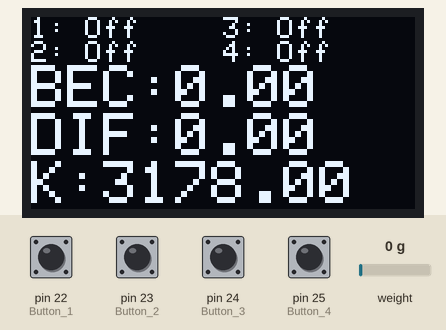
Bench run of a sketch on a simulated Arduino Mega 2560, built with avr-gcc and run on an emulated ATmega2560. Shown: 128×64 one-colour display. Inputs (shaded band) come from the test bench; at power-on: pin 22 (Button_1), pin 23 (Button_2), pin 24 (Button_3), pin 25 (Button_4) HIGH, weight on the scale 0 g.

Above: at 6.6 s.
6.7 s: pin 22 (Button_1) pulled LOW for 1.3 s
At 7.9 s:
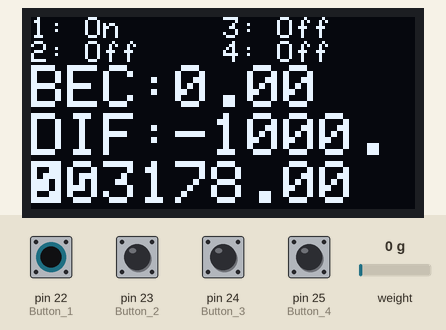
9.6 s: pin 25 (Button_4) pulled LOW for 1.3 s
At 12.0 s:
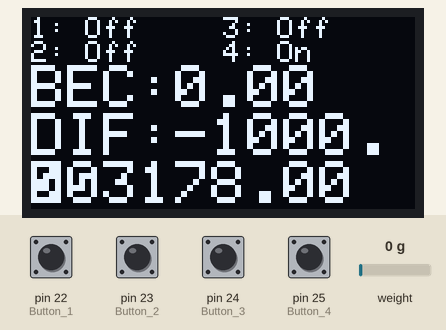
13.7 s: weight on the scale set to 100 g
At 14.7 s:
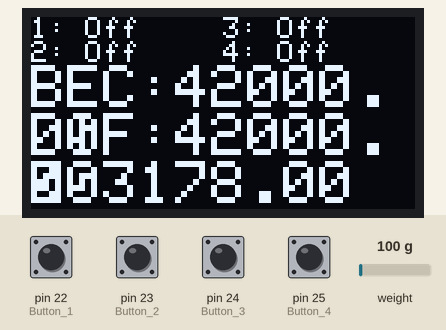
15.8 s: pin 23 (Button_2) pulled LOW for 1.3 s
At 18.4 s:
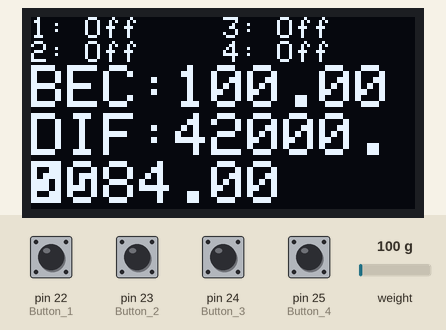
18.9 s: pin 24 (Button_3) pulled LOW for 1.3 s
At 20.9 s:
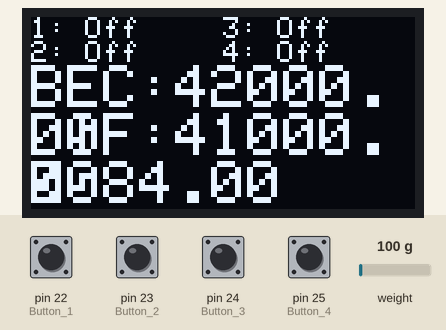
22.0 s: weight on the scale set to 1250 g
At 23.7 s:
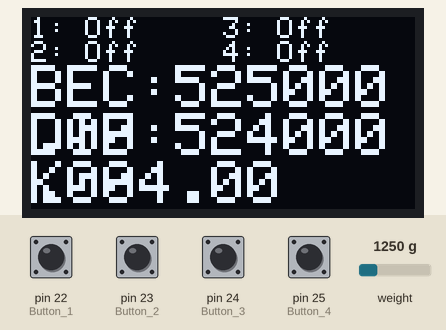
Timing chart, 0 to 25.1 s (numbered marks = the images above; inputs shaded):
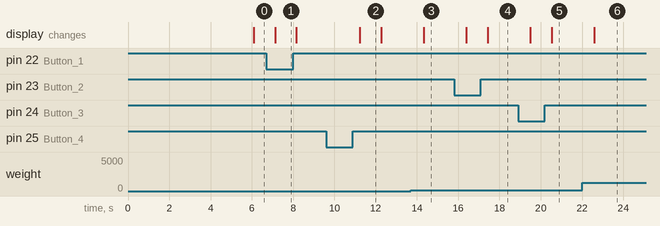

Measured:
- after the input at 6.7 s, the display: changes after 0.43 s (image 1)
- after the input at 9.6 s, the display: changes after 1.6 s (image 2)
- after the input at 13.7 s, the display: changes after 0.63 s (image 3)
- after the input at 15.8 s, the display: first changes after 0.60 s (image 4 shows a later state)
- after the input at 18.9 s, the display: first changes after 0.60 s (image 5 shows a later state)
- after the input at 22.0 s, the display: changes after 0.60 s (image 6)
- what the display in image 2 shows lasts 1.1 s, from 11.2 s to 12.3 s

The sketch:

sketch_hx77.ino
```cpp
#include <Wire.h>
#include "HX711.h"
#include <SPI.h>
#include <Adafruit_GFX.h>
#include <Adafruit_SSD1306.h>

#define SCREEN_WIDTH 128 // ширина дисплея в пикселях
#define SCREEN_HEIGHT 64 // высота дисплея в пикселях

// Создаем объект дисплея
#define OLED_RESET     4 // Reset pin # (or -1 if sharing Arduino reset pin)
Adafruit_SSD1306 display(SCREEN_WIDTH, SCREEN_HEIGHT, &Wire, OLED_RESET);

int Button_1 = 22;  //Кнопка увеличения коэффициента калибровки
int Button_2 = 23;  //Кнопка уменьшения коэффициента калибровки
int Button_3 = 24;  //Кнопка применения коэффициента калибровки
int Button_4 = 25;  //Кнопка назначения нулевого веса

// Подключение модуля ацп
const int LOADCELL_DOUT_PIN = A0;
const int LOADCELL_SCK_PIN = A1;

// Создаем Объект модуля АЦП
HX711 scale;

float calibration_factor =3178.0  ; // коэффициент калибровки
float cal_y1 = 500.0; // calibrated mass to be added
long cal_x1 = 0L;
long cal_x0 = 0L;

float units;  //Код АЦП
float gramm;  // Вес в граммах
float gramm_max=0;  // определение разброса
float gramm_min=1000;  // определение разброса


void setup() {
  // Запускаем дисплей
  if(!display.begin(SSD1306_SWITCHCAPVCC, 0x3C)) // по адрессу 0x3С
  {
    Serial.println(F("SSD1306 allocation failed")); //выводим сообщение если не получилось
    for(;;);
  }


  // Очищаем дисплей
  display.clearDisplay();
  display.setTextColor(WHITE);
  display.setTextSize(1);

  // Выводим информационый экран
  display.setTextSize(2);
  display.setTextColor(WHITE);
  display.setCursor(0,32);
  display.println("TMM-002");
  display.setTextSize(1);
  display.setCursor(0,48);
  display.println("WWW.INTEREL.RU");
  display.display();

  //Запускаем АЦП
  scale.begin(LOADCELL_DOUT_PIN, LOADCELL_SCK_PIN);
  scale.set_scale();

 //scale.set_scale(calibration_factor);       //Применяем калибровку
   pinMode(Button_1, INPUT);
   pinMode(Button_2, INPUT);
   pinMode(Button_3, INPUT);
   pinMode(Button_4, INPUT);

    delay(5000);
}

void loop() {


  Serial.print("Reading: ");

  //for(int i = 0;i < 10; i ++) units =+ scale.get_units(), 10;   // усредняем показания считав 10 раз
  //units / 10;                                                   // делим на 10

units = scale.get_units(10);

  gramm = units;                                    // переводим унции в граммы
  Serial.print(gramm);                                          // отправляем в монитор порта
  Serial.print(" grams");
  Serial.println();
  display.clearDisplay();

  display.setTextSize(1);
  display.setCursor(0,0);

if (gramm_min>gramm)gramm_min=gramm;
if (gramm_max<gramm)gramm_max=gramm;

 //Увеличиваем коэффициент калибровки
if(digitalRead(Button_1) == LOW) {
 display.print("1: On");
 gramm_max=0;
 gramm_min=1000;
 } else {
 display.print("1: Off");
 }

  display.setCursor(0,8);

 //Уменьшаем коэффициент калибровки
if(digitalRead(Button_2) == LOW) {
 display.print("2: On");
calibration_factor=gramm/500.0f;
 scale.set_scale(calibration_factor);       //Применяем калибровку

 } else {
 display.print("2: Off");
 }

  display.setCursor(64,0);

 //Применяем калибровочный коэффициент
if(digitalRead(Button_3) == LOW) {
 display.print("3: On");
 scale.set_scale(); // Сбрасываем калибровку
 gramm_max=0;
 gramm_min=1000; } else {
 display.print("3: Off");
 }
  display.setCursor(64,8);

 //Принимаем текущий вес за 0
if(digitalRead(Button_4) == LOW) {
 display.print("4: On");
   scale.tare();                              //Сбрасываем на 0
 //  scale.set_scale(calibration_factor);       //Применяем калибровку
 gramm_max=0;
 gramm_min=1000;
 } else {
 display.print("4: Off");
 }


  // Выводим на экран информацию о текущем весе
  display.setTextSize(2);
  display.setCursor(0,16);
  display.print("BEC:");
  display.println(gramm);

  display.setTextSize(2);
  display.setCursor(0,32);
  display.print("DIF:");
  display.println(gramm_max-gramm_min);

    display.setTextSize(2);
  display.setCursor(0,48);
    display.print("K:");
  display.println(calibration_factor);


  display.display();
}
```
